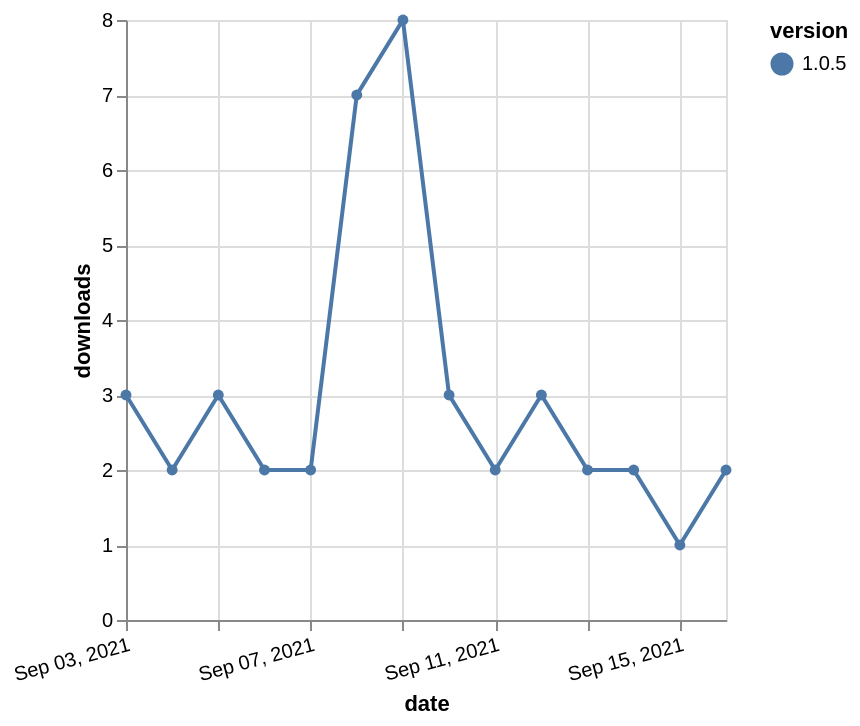

Express this chart as Vega-Lite.
### Vega-Lite specification from a JSON file in a GitHub repository (floating-point values rounded to 4 significant figures)
{"$schema": "https://vega.github.io/schema/vega-lite/v5.json", "description": "A simple bar chart with embedded data.", "data": {"values": [{"date": "2021-09-03", "total": 5071, "delta": 3, "version": "1.0.5"}, {"date": "2021-09-04", "total": 5073, "delta": 2, "version": "1.0.5"}, {"date": "2021-09-05", "total": 5076, "delta": 3, "version": "1.0.5"}, {"date": "2021-09-06", "total": 5078, "delta": 2, "version": "1.0.5"}, {"date": "2021-09-07", "total": 5080, "delta": 2, "version": "1.0.5"}, {"date": "2021-09-08", "total": 5087, "delta": 7, "version": "1.0.5"}, {"date": "2021-09-09", "total": 5095, "delta": 8, "version": "1.0.5"}, {"date": "2021-09-10", "total": 5098, "delta": 3, "version": "1.0.5"}, {"date": "2021-09-11", "total": 5100, "delta": 2, "version": "1.0.5"}, {"date": "2021-09-12", "total": 5103, "delta": 3, "version": "1.0.5"}, {"date": "2021-09-13", "total": 5105, "delta": 2, "version": "1.0.5"}, {"date": "2021-09-14", "total": 5107, "delta": 2, "version": "1.0.5"}, {"date": "2021-09-15", "total": 5108, "delta": 1, "version": "1.0.5"}, {"date": "2021-09-16", "total": 5110, "delta": 2, "version": "1.0.5"}]}, "width": "container", "mark": {"type": "line", "point": {"filled": true}}, "encoding": {"x": {"field": "date", "type": "temporal", "timeUnit": "yearmonthdate", "title": "date", "axis": {"labelAngle": -15}}, "y": {"field": "delta", "type": "quantitative", "title": "downloads"}, "color": {"field": "version", "type": "nominal"}, "tooltip": {"field": "delta"}}}
